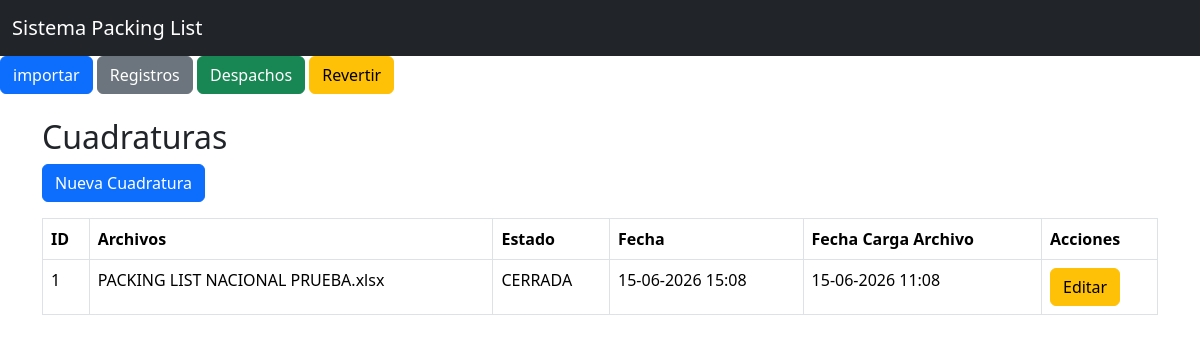
/cuadraturas, run on the app's committed database.
### models.py (models this page shows)
class Cuadratura(db.Model):
    __tablename__ = "cuadraturas"
    id = db.Column(db.Integer, primary_key=True)
    nombre_archivo = db.Column(db.String(255), nullable=False)
    fecha_cuadratura = db.Column(db.DateTime, default=lambda: datetime.now(UTC))
    hora_inicio = db.Column(db.DateTime)
    hora_fin = db.Column(db.DateTime)
    responsable = db.Column(db.String(100))
    observacion = db.Column(db.Text)
    estado = db.Column(db.String(20), default="ABIERTA")
    fecha_carga_archivo = db.Column(db.DateTime)

### app.py (the view)
@app.route("/cuadraturas")
def cuadraturas():
    cuadraturas = Cuadratura.query.order_by(Cuadratura.id.desc()).all()
    return render_template("cuadraturas.html", cuadraturas=cuadraturas)

### templates/cuadraturas.html
{% extends "base.html" %}
{% block contenido %}
<h2>Cuadraturas</h2>
<a href="/crear_cuadratura" class="btn btn-primary mb-3">Nueva Cuadratura</a>
<table class="table table-bordered">
    <thead>
        <tr>
            <th>ID</th>
            <th>Archivos</th>
            <th>Estado</th>
            <th>Fecha</th>
            <th>Fecha Carga Archivo</th>
            <th>Acciones</th>
        </tr>
    </thead>
    <tbody>
        {% for c in cuadraturas %}
        <tr>
            <td>{{ c.id }}</td>
            <td>{{ c.nombre_archivo }}</td>
            <td>{{ c.estado }}</td>
            <td>{{ c.fecha_cuadratura.strftime('%d-%m-%Y %H:%M') }}</td>
            <td>{% if c.fecha_carga_archivo %}
                    {{ c.fecha_carga_archivo.strftime('%d-%m-%Y %H:%M') }}
                {% else %}
                    -
                {% endif %}
            </td>
            <td><a href="/editar_cuadratura/{{ c.id }}" class="btn btn-warning btn.sm">Editar</a></td>
        </tr>
        {% endfor %}
    </tbody>
</table>
{% endblock %}

### data on the page
Cuadratura: id "1", nombre_archivo "PACKING LIST NACIONAL PRUEBA.xlsx", estado "CERRADA", fecha_cuadratura "15-06-2026 15:08", fecha_carga_archivo "15-06-2026 11:08"
